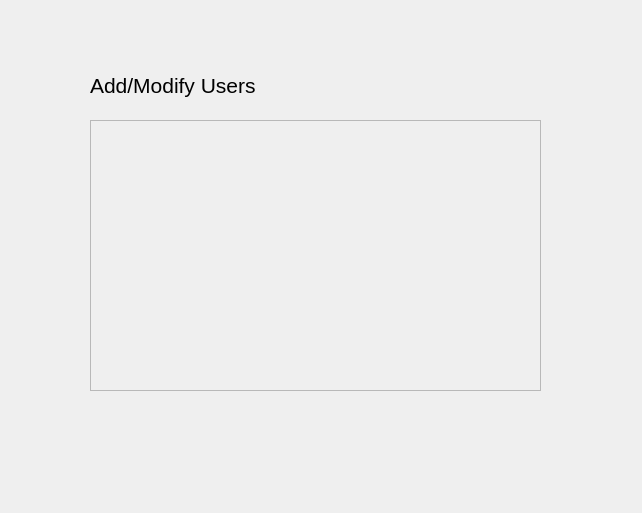
<?xml version="1.0" encoding="UTF-8"?>
<ui version="4.0">
 <class>addmod_users</class>
 <widget class="QDialog" name="addmod_users">
  <property name="geometry">
   <rect>
    <x>0</x>
    <y>0</y>
    <width>642</width>
    <height>513</height>
   </rect>
  </property>
  <property name="windowTitle">
   <string>Dialog</string>
  </property>
  <widget class="QScrollArea" name="scrollArea">
   <property name="geometry">
    <rect>
     <x>90</x>
     <y>120</y>
     <width>451</width>
     <height>271</height>
    </rect>
   </property>
   <property name="widgetResizable">
    <bool>true</bool>
   </property>
   <widget class="QWidget" name="scrollAreaWidgetContents">
    <property name="geometry">
     <rect>
      <x>0</x>
      <y>0</y>
      <width>449</width>
      <height>269</height>
     </rect>
    </property>
    <widget class="QWidget" name="verticalLayoutWidget">
     <property name="geometry">
      <rect>
       <x>10</x>
       <y>10</y>
       <width>431</width>
       <height>251</height>
      </rect>
     </property>
     <layout class="QVBoxLayout" name="verticalLayout"/>
    </widget>
   </widget>
  </widget>
  <widget class="QLabel" name="label">
   <property name="geometry">
    <rect>
     <x>90</x>
     <y>60</y>
     <width>411</width>
     <height>51</height>
    </rect>
   </property>
   <property name="font">
    <font>
     <pointsize>16</pointsize>
    </font>
   </property>
   <property name="text">
    <string>Add/Modify Users</string>
   </property>
  </widget>
 </widget>
 <resources/>
 <connections/>
</ui>
